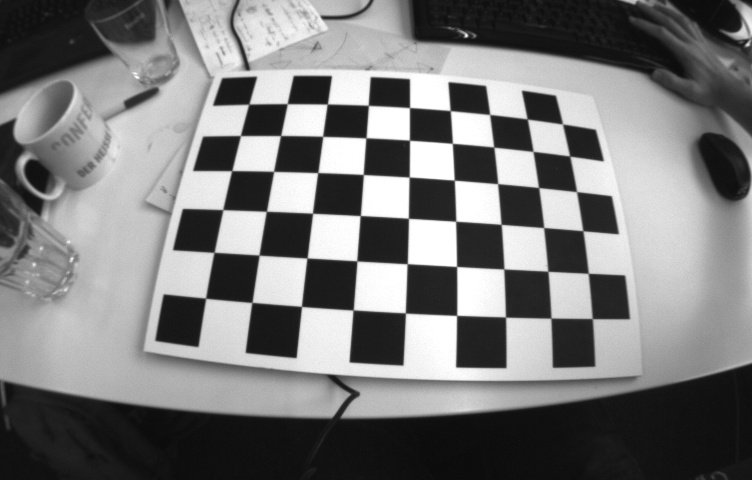
#> input picture E01/01_Vectorization/data/images/img_0001.jpg, 752 x 480 px, found by its file name
$ python image_mask.py
#> lines starting #> are read from the running program, lines starting #| are printed output that depends on the picture; long printed decimals are rounded
import time
import cv2
import numpy as np


def show_image(img: np.ndarray):
    """
    Show the image.

    Args:
        img: the image to be shown
    """
    cv2.imshow("image", img)
    cv2.waitKey(0)
    cv2.destroyAllWindows()


def mask_out_image_for_loop(img: np.ndarray,
                            row_indices: list,
                            col_indices: list) -> np.ndarray:
    """
    Mask out the image using for loop.

    Args:
        img: the image to be masked out
    """
    for row in range(row_indices[0], row_indices[1]):
        for col in range(col_indices[0], col_indices[1]):
            for channel in range(3):
                img[row, col, channel] = 0

    return img


def mask_out_image_numpy(img: np.ndarray,
                         row_indices: list,
                         col_indices: list) -> np.ndarray:
    """
    Mask out the image using numpy.

    Args:
        img: the image to be masked out
    """
    img[row_indices[0]:row_indices[1],
        col_indices[0]:col_indices[1],
        :] = 0
    return img


def main():
    img = cv2.imread("./01_Vectorization/data/images/img_0001.jpg")
#> img is the input picture: shape (480, 752, 3); min 11, max 255, mean 121.9
    #img = cv2.imread(r"C:\Projects\vamr_coding_v001\E01\01_Vectorization\data\images\img_0001.jpg")

    show_image(img)
    row_indices = [100, 400]
    col_indices = [100, 400]

    start_time = time.time()
    img_maksed_for = mask_out_image_for_loop(img, row_indices, col_indices)
#> after the loop in mask_out_image_for_loop, `for row in range(row_indices[0], row_indices[1]):`:
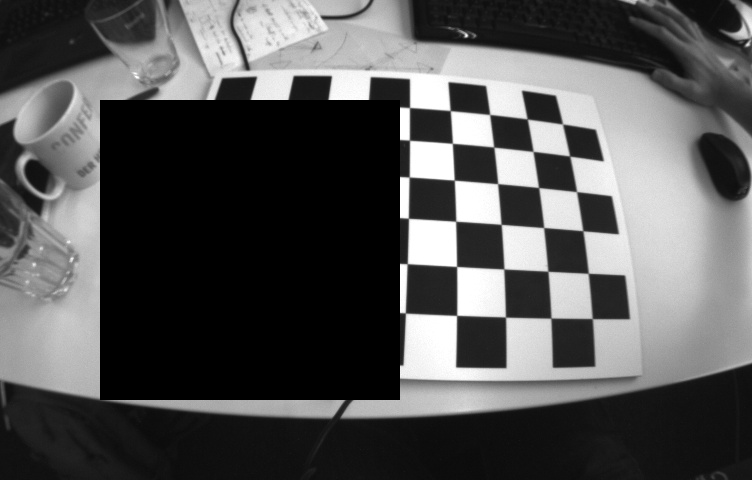
#> img: shape (480, 752, 3); min 0, max 255, mean 84.3
    for_loop_time = time.time() - start_time

    start_time = time.time()
    img_maksed_vec = mask_out_image_numpy(img, row_indices, col_indices)

    vec_time = time.time() - start_time

    show_image(img_maksed_vec)
    print("Time for for loop: {:.8f}s".format(for_loop_time))
    print("Time for vectorization: {:.8f}s".format(vec_time))
    print("Speedup: {:.2f}x".format(for_loop_time / vec_time))
    print("Difference: {:.8f}".format(
        np.sum(np.abs(img_maksed_vec - img_maksed_for))))
#| Difference: 0


if __name__ == "__main__":
    main()
